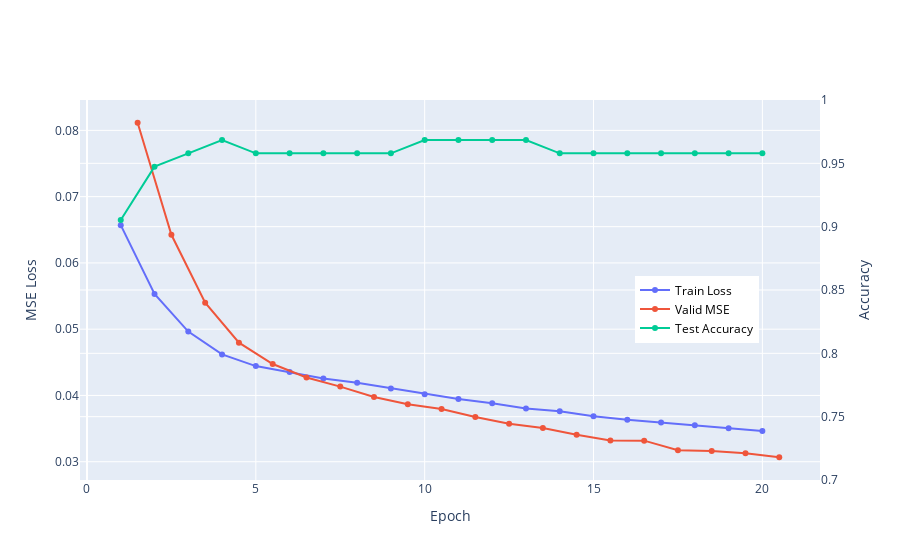

Notebook source saved alongside this figure:
### Code cell
def plot_training_history(model_name = "mean_256", trained_epoches = 20):
    epoches = list(range(1, trained_epoches + 1))
    train_losses = []
    test_losses = []
    test_accs = []
    for epoch in range(1, trained_epoches+1):
        checkpoint = torch.load(MODEL_PATH / f"model_{model_name}_epoch{epoch}.pth")
        train_losses.append(checkpoint["train_mse"])
        test_losses.append(checkpoint["valid_mse"])
        test_accs.append(checkpoint["test_acc"])
    
    trace1 = go.Scatter(
        x = epoches,
        y = train_losses,
        name= "Train Loss",
        xaxis='x',
        yaxis='y1',
        mode='lines+markers'
    )
    trace2 = go.Scatter(
        x = [epoch + 0.5 for epoch in epoches],
        y = test_losses,
        name= "Valid MSE",
        xaxis='x', 
        yaxis='y1',
        mode='lines+markers'
    )
    trace3 = go.Scatter(
        x = epoches,
        y = test_accs,
        name='Test Accuracy',
        xaxis='x', 
        yaxis='y2',
        mode='lines+markers'
    )
    
    data = [trace1, trace2, trace3]
    layout = go.Layout(
        yaxis2=dict(overlaying = 'y', side = 'right', title = "Accuracy", range = [0.7, 1.0]),
        yaxis1=dict(title = "MSE Loss"),
        xaxis = dict(title = "Epoch"),
        legend=dict(x=0.75, y=0.45, font=dict(size=12, color="black"))
    )
    
    fig = go.Figure(data=data, layout=layout)
    fig.show()

plot_training_history("pair_mean_256", 20)

### Figure 1 — Plotly figure (JSON) as saved in the notebook; plotly's stock layout.template omitted (floating-point values rounded to 4 significant figures)
{"data": [{"mode": "lines+markers", "name": "Train Loss", "type": "scatter", "x": [1, 2, 3, 4, 5, 6, 7, 8, 9, 10, 11, 12, 13, 14, 15, 16, 17, 18, 19, 20], "xaxis": "x", "y": [0.06569, 0.05531, 0.04964, 0.0462, 0.04443, 0.04352, 0.04256, 0.04191, 0.04106, 0.0402, 0.03945, 0.03882, 0.03802, 0.03763, 0.03687, 0.03634, 0.03592, 0.03549, 0.03506, 0.03463], "yaxis": "y"}, {"mode": "lines+markers", "name": "Valid MSE", "type": "scatter", "x": [1.5, 2.5, 3.5, 4.5, 5.5, 6.5, 7.5, 8.5, 9.5, 10.5, 11.5, 12.5, 13.5, 14.5, 15.5, 16.5, 17.5, 18.5, 19.5, 20.5], "xaxis": "x", "y": [0.08115, 0.06424, 0.05399, 0.04797, 0.04475, 0.04272, 0.04133, 0.03976, 0.03867, 0.03797, 0.03675, 0.03573, 0.03507, 0.03407, 0.03321, 0.03318, 0.03172, 0.03162, 0.03129, 0.03068], "yaxis": "y"}, {"mode": "lines+markers", "name": "Test Accuracy", "type": "scatter", "x": [1, 2, 3, 4, 5, 6, 7, 8, 9, 10, 11, 12, 13, 14, 15, 16, 17, 18, 19, 20], "xaxis": "x", "y": [0.9053, 0.9474, 0.9579, 0.9684, 0.9579, 0.9579, 0.9579, 0.9579, 0.9579, 0.9684, 0.9684, 0.9684, 0.9684, 0.9579, 0.9579, 0.9579, 0.9579, 0.9579, 0.9579, 0.9579], "yaxis": "y2"}], "layout": {"legend": {"font": {"color": "black", "size": 12}, "x": 0.75, "y": 0.45}, "xaxis": {"title": {"text": "Epoch"}}, "yaxis": {"title": {"text": "MSE Loss"}}, "yaxis2": {"overlaying": "y", "range": [0.7, 1], "side": "right", "title": {"text": "Accuracy"}}}}
